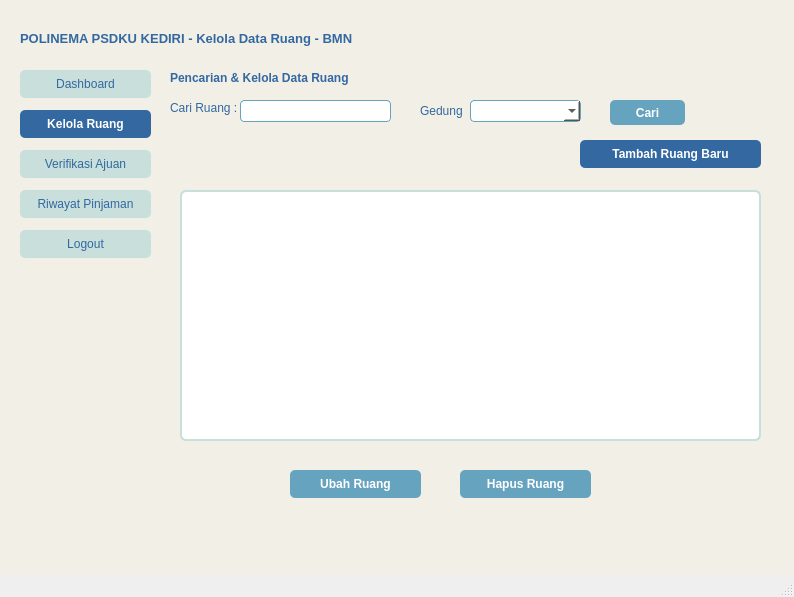
<?xml version="1.0" encoding="UTF-8"?>
<ui version="4.0">
 <class>MainWindow</class>
 <widget class="QMainWindow" name="MainWindow">
  <property name="geometry">
   <rect>
    <x>0</x>
    <y>0</y>
    <width>794</width>
    <height>597</height>
   </rect>
  </property>
  <property name="windowTitle">
   <string>Kelola Data Ruang - BMN</string>
  </property>
  <widget class="QWidget" name="centralwidget">
   <property name="styleSheet">
    <string notr="true">QWidget#centralwidget {
    background-color: #F2EFE7;
}</string>
   </property>
   <widget class="QLabel" name="label">
    <property name="geometry">
     <rect>
      <x>20</x>
      <y>30</y>
      <width>351</width>
      <height>16</height>
     </rect>
    </property>
    <property name="font">
     <font>
      <pointsize>10</pointsize>
      <weight>75</weight>
      <bold>true</bold>
     </font>
    </property>
    <property name="styleSheet">
     <string notr="true">color: #3368A0;</string>
    </property>
    <property name="text">
     <string>POLINEMA PSDKU KEDIRI - Kelola Data Ruang - BMN</string>
    </property>
   </widget>
   <widget class="QPushButton" name="pushButton">
    <property name="geometry">
     <rect>
      <x>20</x>
      <y>70</y>
      <width>131</width>
      <height>28</height>
     </rect>
    </property>
    <property name="styleSheet">
     <string notr="true">QPushButton {
    background-color: #C8DFDB;
    color: #3368A0;
    border-radius: 5px;
}
QPushButton:hover {
    background-color: #66A3BF;
    color: #FFFFFF;
}</string>
    </property>
    <property name="text">
     <string>Dashboard</string>
    </property>
    <property name="icon">
     <iconset>
      <normaloff>../icon/dashboard.png</normaloff>../icon/dashboard.png</iconset>
    </property>
   </widget>
   <widget class="QPushButton" name="pushButton_2">
    <property name="geometry">
     <rect>
      <x>20</x>
      <y>110</y>
      <width>131</width>
      <height>28</height>
     </rect>
    </property>
    <property name="styleSheet">
     <string notr="true">QPushButton {
    background-color: #3368A0;
    color: #FFFFFF;
    border-radius: 5px;
    font-weight: bold;
}</string>
    </property>
    <property name="text">
     <string>Kelola Ruang</string>
    </property>
    <property name="icon">
     <iconset>
      <normaloff>../icon/meeting-room.png</normaloff>../icon/meeting-room.png</iconset>
    </property>
   </widget>
   <widget class="QPushButton" name="pushButton_3">
    <property name="geometry">
     <rect>
      <x>20</x>
      <y>150</y>
      <width>131</width>
      <height>28</height>
     </rect>
    </property>
    <property name="styleSheet">
     <string notr="true">QPushButton {
    background-color: #C8DFDB;
    color: #3368A0;
    border-radius: 5px;
}
QPushButton:hover {
    background-color: #66A3BF;
    color: #FFFFFF;
}</string>
    </property>
    <property name="text">
     <string>Verifikasi Ajuan</string>
    </property>
    <property name="icon">
     <iconset>
      <normaloff>../icon/verifikasi.png</normaloff>../icon/verifikasi.png</iconset>
    </property>
   </widget>
   <widget class="QPushButton" name="pushButton_4">
    <property name="geometry">
     <rect>
      <x>20</x>
      <y>190</y>
      <width>131</width>
      <height>28</height>
     </rect>
    </property>
    <property name="styleSheet">
     <string notr="true">QPushButton {
    background-color: #C8DFDB;
    color: #3368A0;
    border-radius: 5px;
}
QPushButton:hover {
    background-color: #66A3BF;
    color: #FFFFFF;
}</string>
    </property>
    <property name="text">
     <string>Riwayat Pinjaman</string>
    </property>
    <property name="icon">
     <iconset>
      <normaloff>../icon/riwayat.png</normaloff>../icon/riwayat.png</iconset>
    </property>
   </widget>
   <widget class="QPushButton" name="pushButton_5">
    <property name="geometry">
     <rect>
      <x>20</x>
      <y>230</y>
      <width>131</width>
      <height>28</height>
     </rect>
    </property>
    <property name="styleSheet">
     <string notr="true">QPushButton {
    background-color: #C8DFDB;
    color: #3368A0;
    border-radius: 5px;
}
QPushButton:hover {
    background-color: #3368A0;
    color: #FFFFFF;
}</string>
    </property>
    <property name="text">
     <string>Logout</string>
    </property>
    <property name="icon">
     <iconset>
      <normaloff>../icon/exit.png</normaloff>../icon/exit.png</iconset>
    </property>
   </widget>
   <widget class="QLabel" name="label_2">
    <property name="geometry">
     <rect>
      <x>170</x>
      <y>70</y>
      <width>191</width>
      <height>16</height>
     </rect>
    </property>
    <property name="font">
     <font>
      <weight>75</weight>
      <bold>true</bold>
     </font>
    </property>
    <property name="styleSheet">
     <string notr="true">color: #3368A0;</string>
    </property>
    <property name="text">
     <string>Pencarian &amp; Kelola Data Ruang</string>
    </property>
   </widget>
   <widget class="QLineEdit" name="lineEdit">
    <property name="geometry">
     <rect>
      <x>240</x>
      <y>100</y>
      <width>151</width>
      <height>22</height>
     </rect>
    </property>
    <property name="styleSheet">
     <string notr="true">background-color: #FFFFFF;
border: 1px solid #66A3BF;
border-radius: 4px;
padding-left: 5px;</string>
    </property>
    <property name="clearButtonEnabled">
     <bool>false</bool>
    </property>
   </widget>
   <widget class="QLabel" name="label_3">
    <property name="geometry">
     <rect>
      <x>170</x>
      <y>100</y>
      <width>71</width>
      <height>16</height>
     </rect>
    </property>
    <property name="styleSheet">
     <string notr="true">color: #3368A0;</string>
    </property>
    <property name="text">
     <string>Cari Ruang :</string>
    </property>
   </widget>
   <widget class="QComboBox" name="comboBox">
    <property name="geometry">
     <rect>
      <x>470</x>
      <y>100</y>
      <width>111</width>
      <height>22</height>
     </rect>
    </property>
    <property name="styleSheet">
     <string notr="true">background-color: #FFFFFF;
border: 1px solid #66A3BF;
border-radius: 4px;
padding-left: 5px;</string>
    </property>
   </widget>
   <widget class="QLabel" name="label_4">
    <property name="geometry">
     <rect>
      <x>420</x>
      <y>100</y>
      <width>47</width>
      <height>21</height>
     </rect>
    </property>
    <property name="styleSheet">
     <string notr="true">color: #3368A0;</string>
    </property>
    <property name="text">
     <string>Gedung : </string>
    </property>
   </widget>
   <widget class="QPushButton" name="pushButton_6">
    <property name="geometry">
     <rect>
      <x>610</x>
      <y>100</y>
      <width>75</width>
      <height>25</height>
     </rect>
    </property>
    <property name="styleSheet">
     <string notr="true">QPushButton {
    background-color: #66A3BF;
    color: #FFFFFF;
    border-radius: 5px;
    font-weight: bold;
}
QPushButton:hover {
    background-color: #3368A0;
}</string>
    </property>
    <property name="text">
     <string>Cari</string>
    </property>
    <property name="icon">
     <iconset>
      <normaloff>../icon/search.png</normaloff>../icon/search.png</iconset>
    </property>
   </widget>
   <widget class="QPushButton" name="pushButton_7">
    <property name="geometry">
     <rect>
      <x>580</x>
      <y>140</y>
      <width>181</width>
      <height>28</height>
     </rect>
    </property>
    <property name="styleSheet">
     <string notr="true">QPushButton {
    background-color: #3368A0;
    color: #FFFFFF;
    border-radius: 5px;
    font-weight: bold;
}
QPushButton:hover {
    background-color: #66A3BF;
}</string>
    </property>
    <property name="text">
     <string>Tambah Ruang Baru</string>
    </property>
    <property name="icon">
     <iconset>
      <normaloff>../icon/add.png</normaloff>../icon/add.png</iconset>
    </property>
   </widget>
   <widget class="QTableWidget" name="tableWidget">
    <property name="geometry">
     <rect>
      <x>180</x>
      <y>190</y>
      <width>581</width>
      <height>251</height>
     </rect>
    </property>
    <property name="styleSheet">
     <string notr="true">QTableWidget {
    background-color: #FFFFFF;
    border: 2px solid #C8DFDB;
    border-radius: 6px;
}
QHeaderView::section {
    background-color: #3368A0;
    color: #FFFFFF;
    font-weight: bold;
    padding: 4px;
}</string>
    </property>
   </widget>
   <widget class="QPushButton" name="pushButton_8">
    <property name="geometry">
     <rect>
      <x>290</x>
      <y>470</y>
      <width>131</width>
      <height>28</height>
     </rect>
    </property>
    <property name="styleSheet">
     <string notr="true">QPushButton {
    background-color: #66A3BF;
    color: #FFFFFF;
    border-radius: 5px;
    font-weight: bold;
}
QPushButton:hover {
    background-color: #3368A0;
}</string>
    </property>
    <property name="text">
     <string>Ubah Ruang</string>
    </property>
    <property name="icon">
     <iconset>
      <normaloff>../icon/transfer-data.png</normaloff>../icon/transfer-data.png</iconset>
    </property>
   </widget>
   <widget class="QPushButton" name="pushButton_9">
    <property name="geometry">
     <rect>
      <x>460</x>
      <y>470</y>
      <width>131</width>
      <height>28</height>
     </rect>
    </property>
    <property name="styleSheet">
     <string notr="true">QPushButton {
    background-color: #66A3BF;
    color: #FFFFFF;
    border-radius: 5px;
    font-weight: bold;
}
QPushButton:hover {
    background-color: #3368A0;
}</string>
    </property>
    <property name="text">
     <string>Hapus Ruang</string>
    </property>
    <property name="icon">
     <iconset>
      <normaloff>../icon/bin.png</normaloff>../icon/bin.png</iconset>
    </property>
   </widget>
  </widget>
  <widget class="QMenuBar" name="menubar">
   <property name="geometry">
    <rect>
     <x>0</x>
     <y>0</y>
     <width>794</width>
     <height>26</height>
    </rect>
   </property>
  </widget>
  <widget class="QStatusBar" name="statusbar"/>
 </widget>
 <resources/>
 <connections/>
</ui>
